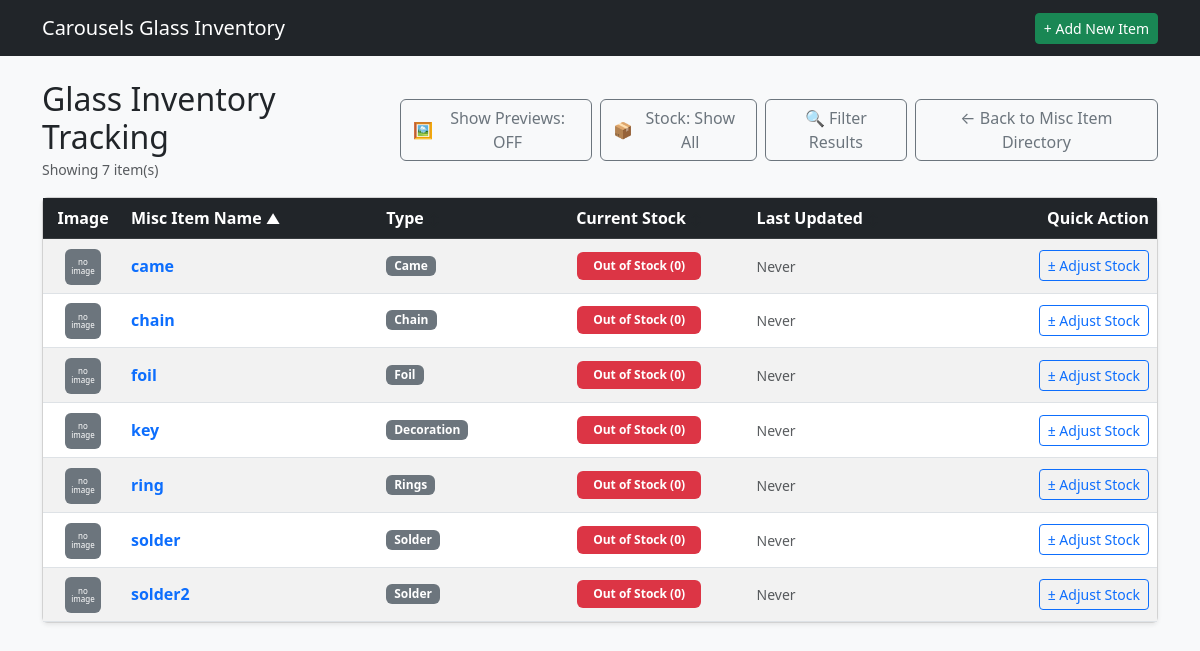
/misc_items/inventory, run on the app's committed database.
### tables this page shows
CREATE TABLE MSP (
    MSIID INTEGER,                           
    MSIPRICE NUMERIC,                         
    STDATE TEXT,                              
    ENDDATE TEXT,                             

    FOREIGN KEY (MSIID) REFERENCES MSI(MSIID) ON DELETE CASCADE ON UPDATE CASCADE

);

CREATE TABLE MSI (

    MSIID INTEGER PRIMARY KEY AUTOINCREMENT,
    MSINAME TEXT,
    MSIIMG TEXT,
    MSISTOCK INTEGER,
    MSIURL TEXT,
    MSINOTE TEXT,
    MSIUNIT NUMERIC,
    UNTTYPE TEXT,
    MSITYPE TEXT,
    ISACTIVE INTEGER,

    FOREIGN KEY (MSITYPE) REFERENCES MST(MSITYPE) ON DELETE CASCADE ON UPDATE CASCADE,
    FOREIGN KEY (UNTTYPE) REFERENCES UNTS(UNTTYPE) ON DELETE CASCADE ON UPDATE CASCADE
    
);

### app.py (the view, shortened to what this page needs)
@app.route('/misc_items/inventory', methods=['GET', 'POST'])
def misc_inventory():
    db = get_db()
    sort_by = request.args.get('sort_by', 'MSINAME')
    order = request.args.get('order', 'asc').lower()
    if order not in ['asc', 'desc']:
        order = 'asc'
    q = request.args.get('q', '').strip()
    min_price = request.args.get('min_price', '').strip()
    max_price = request.args.get('max_price', '').strip()
    stock_filter = request.args.get('stock_filter', '').strip()
    stock_display_mode = request.args.get('stock_display', 'all')
    misc_type_filter = request.args.get('misc_type', '').strip()
    allowed_sorts = {
        'MSIID': 'MSIID',
        'MSINAME': 'MSINAME',
        'MSIPRICE': 'MSIPRICE',
        'MSITYPE': 'MSITYPE',
        'CURRENT_STOCK': 'CURRENT_STOCK',
        'LAST_UPDATED': 'LAST_UPDATED'
    }
    sort_column = allowed_sorts.get(sort_by, 'MSIID')
    sql_sort_column = 'MSINAME' if sort_by == 'MSITYPE' else allowed_sorts.get(sort_by, 'MSINAME')
    where_clauses = ["m.ISACTIVE = 1"]
    params = []
    if q:
        where_clauses.append("(m.MSINAME LIKE ? OR m.MSIMANF LIKE ? OR m.MSINOTE LIKE ?)")
        params.extend([f"%{q}%", f"%{q}%", f"%{q}%"])
    if misc_type_filter:
        where_clauses.append("m.MSITYPE = ?")
        params.append(misc_type_filter)
    where_sql = f"WHERE {' AND '.join(where_clauses)}"
    having_conditions = []
    if stock_filter == 'out':
        having_conditions.append("CURRENT_STOCK = 0")
    elif stock_filter == 'low':
        having_conditions.append("CURRENT_STOCK = 1")
    elif stock_filter == 'in':
        having_conditions.append("CURRENT_STOCK > 1")
    if stock_display_mode == 'out':
        having_conditions.append("CURRENT_STOCK <= 0")
    elif stock_display_mode == 'hide':
        having_conditions.append("CURRENT_STOCK > 0")
    stock_having_sql = f"GROUP BY MSIID, MSINAME, MSIURL, MSIIMG, MSINOTE, MSITYPE, UNTTYPE, ISACTIVE, MSIPRICE, CURRENT_STOCK, LAST_UPDATED HAVING {' AND '.join(having_conditions)}" if having_conditions else ""
    query = f"""
        SELECT MSIID, MSINAME, MSIURL, MSIIMG, MSINOTE, MSITYPE, UNTTYPE,
               ISACTIVE, MSIPRICE, CURRENT_STOCK, LAST_UPDATED
        FROM (
            SELECT m.MSIID, m.MSINAME, m.MSIURL, m.MSIIMG,
                   m.MSINOTE, m.MSITYPE, m.UNTTYPE, m.ISACTIVE, p.MSIPRICE,
                   COALESCE((
                       SELECT i.MSISTOCK
                       FROM MSIINV i
                       WHERE i.MSIID = m.MSIID
                       ORDER BY i.TS DESC, i.MSITRNID DESC
                       LIMIT 1
                   ), 0) AS CURRENT_STOCK,
                   (
                       SELECT i.TS
                       FROM MSIINV i
                       WHERE i.MSIID = m.MSIID
                       ORDER BY i.TS DESC, i.MSITRNID DESC
                       LIMIT 1
                   ) AS LAST_UPDATED
            FROM MSI m
            LEFT JOIN UNTS u ON m.UNTTYPE = u.UNTTYPE
            LEFT JOIN MSP p ON m.MSIID = p.MSIID
            {where_sql}
        ) sub
        {stock_having_sql}
        ORDER BY {sql_sort_column} {order.upper()}
    """
    inventory_items = db.execute(query, params).fetchall()
    unit_types = db.execute("SELECT * FROM UNTS").fetchall()
    misc_types = db.execute("SELECT * FROM MST").fetchall()
    return render_template(
        'misc_inventory.html',
        inventory_items=inventory_items,
        unit_types=unit_types,
        misc_types=misc_types,
        current_sort=sort_by,
        current_order=order,
        today_date=date.today().isoformat(),
        filters={
            'q': request.args.get('q', ''),
            'min_price': request.args.get('min_price', ''),
            'max_price': request.args.get('max_price', ''),
            'stock_filter': request.args.get('stock_filter', ''),
            'stock_display': stock_display_mode,
            'misc_type': misc_type_filter,
        }
    )

### app.py (called while the page is built)
def get_db():
    conn = sqlite3.connect(DATABASE)
    conn.row_factory = sqlite3.Row
    conn.execute("PRAGMA foreign_keys = ON;")
    return conn

### templates/misc_inventory.html (shortened to what this page needs)
{% extends 'base.html' %}
{% block content %}
<div class="d-flex justify-content-between align-items-center mb-3">
    <div>
        <h2 class="mb-0">Glass Inventory Tracking</h2>
        <small class="text-muted">Showing {{ inventory_items|length }} item(s)</small>
    </div>
    <div class="d-flex gap-2">
        <button type="button" id="thumbnailToggleBtn" class="btn btn-outline-secondary d-flex align-items-center gap-1" onclick="toggleThumbnails()">
            🖼️ <span id="toggleBtnText">Show Previews: OFF</span>
        </button>
        {% set stock_mode = filters.stock_display | default('all') %}
        <button type="button" id="stockDisplayToggleBtn" class="btn btn-outline-secondary d-flex align-items-center gap-1" onclick="cycleStockDisplay()">
            📦 <span id="stockDisplayBtnText">
                {% if stock_mode == 'out' %}Stock: Out Only
                {% elif stock_mode == 'hide' %}Stock: Hide Out
                {% else %}Stock: Show All{% endif %}
            </span>
        </button>
	<button type="button" class="btn btn-outline-secondary d-flex align-items-center gap-1" data-bs-toggle="modal" data-bs-target="#filterModal">
            🔍 Filter Results
        </button>
        <a href="{{ url_for('list_misc') }}" class="btn btn-outline-secondary">← Back to Misc Item Directory</a>
    </div>
</div>
{% macro sort_header(col_key, label) %}
    {% set new_order = 'desc' if current_sort == col_key and current_order == 'asc' else 'asc' %}
    <a href="{{ url_for('misc_inventory', sort_by=col_key, order=new_order, **filters) }}" class="text-white text-decoration-none d-block">
        {{ label }}
        {% if current_sort == col_key %}
            <small>{{ '▲' if current_order == 'asc' else '▼' }}</small>
        {% else %}
            <small class="text-muted" style="opacity: 0.4;">↕</small>
        {% endif %}
    </a>
{% endmacro %}
<div class="card shadow-sm">
    <div class="card-body p-0">
        <table class="table table-striped table-hover mb-0 align-middle">
            <thead class="table-dark">
                <tr>
                    <th style="width: 80px;" class="text-center">Image</th>
                    <th>{{ sort_header('MSINAME', 'Misc Item Name') }}</th>
                    <th>{{ sort_header('MSITYPE', 'Type') }}</th>
                    <th class="text-center">{{ sort_header('CURRENT_STOCK', 'Current Stock') }}</th>
                    <th>{{ sort_header('LAST_UPDATED', 'Last Updated') }}</th>
                    <th class="text-end">Quick Action</th>
                </tr>
            </thead>
            <tbody>
                {% for item in inventory_items %}
                {% set stock = item.CURRENT_STOCK if item.CURRENT_STOCK is not none else 0 %}
                {% set img_src = item.MSIIMG %}
                {% if img_src %}
                    {% if not img_src.startswith('http') and not img_src.startswith('/') and not img_src.startswith('static/') %}
                        {% set img_src = 'static/' + img_src %}
                    {% endif %}
                {% endif %}
                <tr>
                    <td class="text-center">
                        {% if img_src %}
                            {% set resolved_img_url = url_for('static', filename=img_src.replace('static/', '')) if img_src.startswith('static/') else img_src %}
                            <div class="image-container-wrapper position-relative d-inline-block">
                                <button type="button" class="btn btn-sm btn-light border p-0 image-preview-btn shadow-sm"
                                        data-bs-toggle="modal"
                                        data-bs-target="#imagePreviewModal"
                                        data-imgsrc="{{ resolved_img_url }}"
                                        data-glassname="{{ item.MSINAME }}"
                                        onmouseenter="showHoverPopup(event, '{{ resolved_img_url }}')"
                                        onmouseleave="hideHoverPopup()"
                                        style="width: 36px; height: 36px;">
                                    <span class="icon-view fs-6">🖼️</span>
                                    <img src="{{ resolved_img_url }}" class="thumb-view rounded d-none" style="width: 34px; height: 34px; object-fit: cover;" alt="thumb">
                                </button>
                            </div>
                        {% else %}
                            <div class="bg-secondary text-white rounded d-inline-flex align-items-center justify-content-center p-1"
                                 style="width: 36px; height: 36px; font-size: 8px; line-height: 1.1; text-align: center;"
                                 title="No image exists">
                                no image
                            </div>
                        {% endif %}
                    </td>
                    <td>
                        <a href="{{ url_for('misc_detail', misc_id=item.MSIID) }}" class="fw-bold text-decoration-none text-primary">
                            {{ item.MSINAME }}
                        </a>
                    </td>
                    <td>
                        <div class="d-flex flex-wrap gap-1 align-items-center">
                            {% if item.MSITYPE %}
                                <span class="badge bg-secondary text-white px-2 py-1">
                                    {{ item.MSITYPE }}
                                </span>
                            {% endif %}
                        </div>
                    </td>
                    <td class="text-center">
                        {% if stock <= 0 %}
                            <span class="badge bg-danger px-3 py-2">Out of Stock (0)</span>
                        {% elif stock == 1 %}
                            <span class="badge bg-warning text-dark px-3 py-2">Low Stock (1)</span>
                        {% else %}
                            <span class="badge bg-success px-3 py-2">In Stock ({{ stock }})</span>
                        {% endif %}
                    </td>
                    <td>
                        <span class="text-muted small">{{ item.LAST_UPDATED or 'Never' }}</span>
                    </td>
                    <td class="text-end">
                        <button type="button" class="btn btn-sm btn-outline-primary adjust-btn"
                                data-bs-toggle="modal"
                                data-bs-target="#adjustModal"
                                data-glassid="{{ item.MSIID }}"
                                data-glassname="{{ item.MSINAME }}"
                                data-currentstock="{{ stock }}">
                            ± Adjust Stock
                        </button>
                    </td>
                </tr>
                {% endfor %}
            </tbody>
        </table>
    </div>
</div>
</div>
{% endblock %}

### templates/base.html (shortened to what this page needs)
<!DOCTYPE html>
<html lang="en">
<head>
    <link href="https://cdn.jsdelivr.net/npm/bootstrap@5.3.0/dist/css/bootstrap.min.css" rel="stylesheet">
</head>
<body class="bg-light">
    <nav class="navbar navbar-expand-lg navbar-dark bg-dark mb-4">
        <div class="container">
            <a class="navbar-brand" href="{{ url_for('index') }}">Carousels Glass Inventory</a>
            <div>
                <a href="{{ url_for('create_item') }}" class="btn btn-success btn-sm">+ Add New Item</a>
            </div>
        </div>
    </nav>
    <div class="container">
        {% block content %}{% endblock %}
</body>
</html>

### data on the page
MSP: MSINAME "came", MSITYPE "Came", LAST_UPDATED "Never"
MSP: MSINAME "chain", MSITYPE "Chain", LAST_UPDATED "Never"
MSP: MSINAME "foil", MSITYPE "Foil", LAST_UPDATED "Never"
MSP: MSINAME "key", MSITYPE "Decoration", LAST_UPDATED "Never"
MSP: MSINAME "ring", MSITYPE "Rings", LAST_UPDATED "Never"
MSP: MSINAME "solder", MSITYPE "Solder", LAST_UPDATED "Never"
MSP: MSINAME "solder2", MSITYPE "Solder", LAST_UPDATED "Never"

### other printed values
{{ inventory_items|length }} "7"
{{ label }} "Misc Item Name Type Current Stock Last Updated"
{{ '▲' if current_order == 'asc' else '▼' }} "▲"
